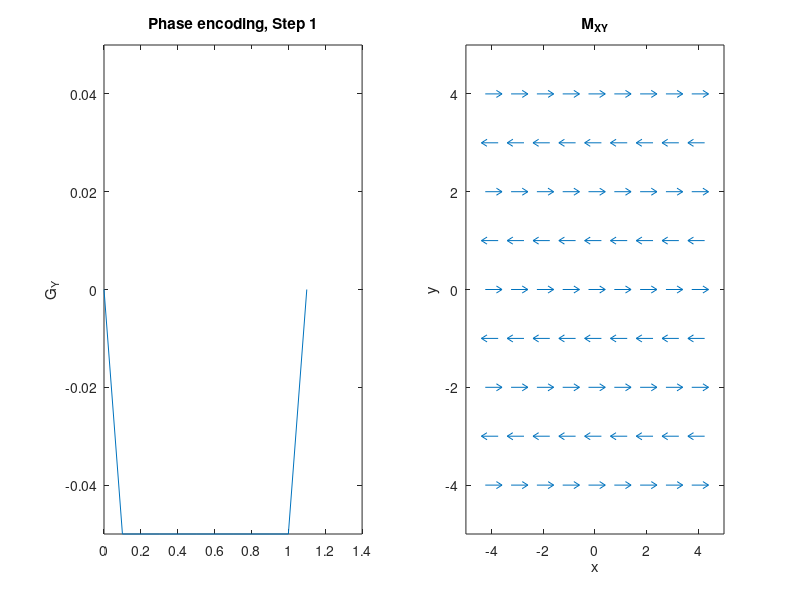
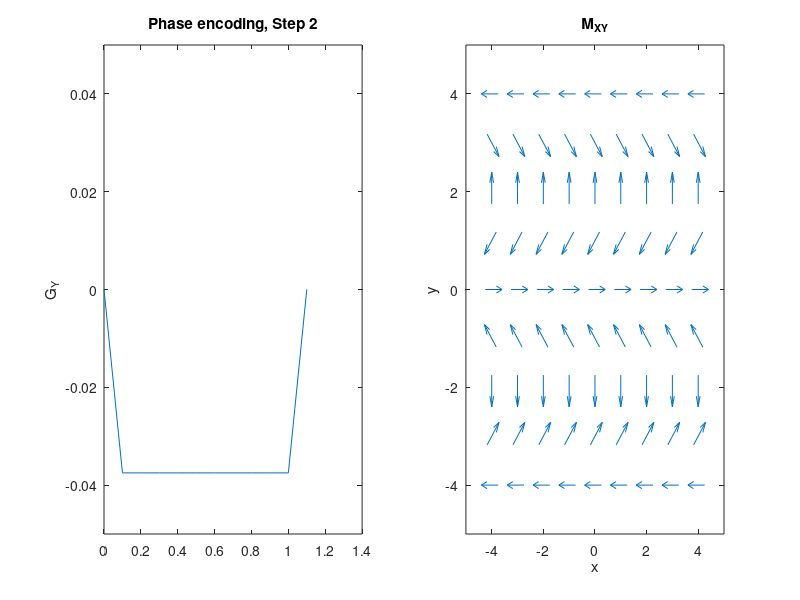
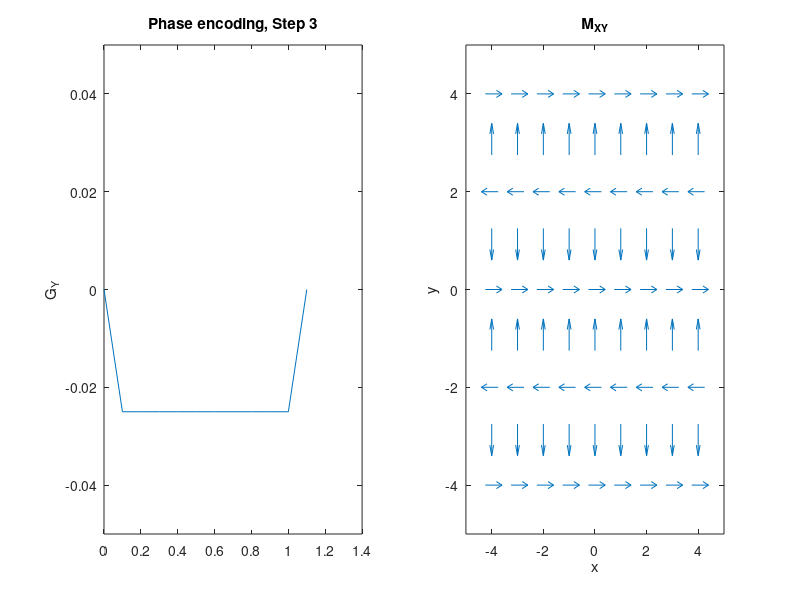
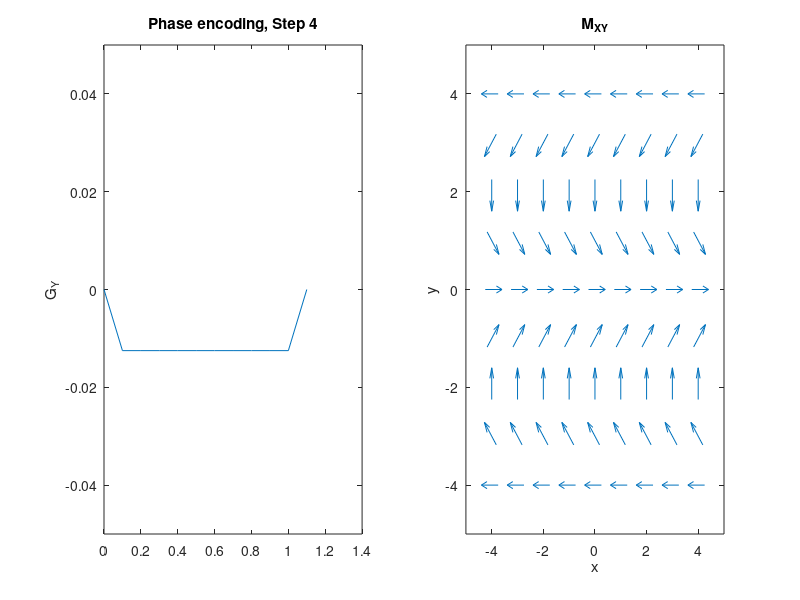

The MATLAB script that drew these images, in order:
% simulate frequency encoding
N = 8;
Mxy= ones(N+1,N+1);

x = [-N/2:N/2];
[x,y] = meshgrid(x,x);
Splot = 0.5;

kFE = 1/2;
dt = 0.1;
Tfe = 2;

GAMMA = 42.58;


for tfe = linspace(0,1,6)*Tfe
    phase_x = 2*pi*kFE*x *tfe/Tfe;
        
    Mxy_FE = Mxy .* exp(i*phase_x);
        
    figure
    subplot(121), plot([0:dt:Tfe+dt],  [0, ones(1,Tfe/dt)*kFE/(Tfe/dt), 0], tfe*ones(1,2), [-0.05 0.05]), ylabel('G_X')
    title('Frequency Encoding')
    subplot(122)
    quiver(x-real(Mxy_FE)*Splot/2,y-imag(Mxy_FE)*Splot/2,real(Mxy_FE), imag(Mxy_FE), Splot)
    xlabel('x'), ylabel('y')
    xlim([-N/2-1, N/2+1])
    ylim([-N/2-1, N/2+1])
    title('M_{XY}')
    drawnow
end



% 2D object
% simulate frequencies + phase encoding

N = 8;
Mxy= ones(N+1,N+1);

x = [-N/2:N/2];
[x,y] = meshgrid(x,x);
Splot = 0.5;

kPE = [-N/2:N/2]/N; %
dt = 0.1;
Tpe = 1;

GAMMA = 42.58;

for Ipe = 1:length(kPE)
    
    for tpe = Tpe %[0:dt:Tpe]
        phase_y = 2*pi*kPE(Ipe)*y *tpe/Tpe;
        
        Mxy_PE = Mxy .* exp(i*phase_y);
        
        figure(Ipe)
        
        subplot(121)
        plot([0:dt:Tpe+dt], [0, ones(1,Tpe/dt)*kPE(Ipe)/(Tpe/dt), 0]), ylim([-0.05 0.05]), ylabel('G_Y') 
        title(['Phase encoding, Step ' int2str(Ipe)])
        subplot(122)
        quiver(x-real(Mxy_PE)*Splot/2,y-imag(Mxy_PE)*Splot/2,real(Mxy_PE), imag(Mxy_PE), Splot)
        xlabel('x'), ylabel('y')
        xlim([-N/2-1, N/2+1])
        ylim([-N/2-1, N/2+1])
        title('M_{XY}')
        drawnow
    end
end

%  plot k-space trajectories

% Cartesian
N = 8;

k = [-N/2:N/2]/N;
[ky,kx] = meshgrid(k,k);

figure
plot(kx, ky, 'LineWidth',10), xlim([-.6 .6]), ylim([-.6 .6])
xlabel('k_x'),ylabel('k_y')
title('Cartesian trajectory')

% echo-planar
kx_ep = kx; kx_ep(:,2:2:end) = kx_ep(end:-1:1,2:2:end);
kx_ep = kx_ep(:);

ky_ep = ky(:);

figure
plot(kx_ep, ky_ep, 'LineWidth',10), xlim([-.6 .6]), ylim([-.6 .6])
xlabel('k_x'),ylabel('k_y')
title('Echo-Planar trajectory')

% radial

k_theta = exp(i*2*pi*[1:N]/(2*N));
k_radial = k.' * k_theta;

figure
plot(real(k_radial), imag(k_radial), 'LineWidth',10), xlim([-.6 .6]), ylim([-.6 .6])
xlabel('k_x'),ylabel('k_y')
title('Radial trajectory')


% spiral
n = linspace(0,1,201);
Nturns = N/2;
k_spiral = 1/2*n.*exp(i*2*pi*Nturns*n);

figure
plot(real(k_spiral), imag(k_spiral), 'LineWidth',10), xlim([-.6 .6]), ylim([-.6 .6])
xlabel('k_x'),ylabel('k_y')
title('Spiral trajectory')




